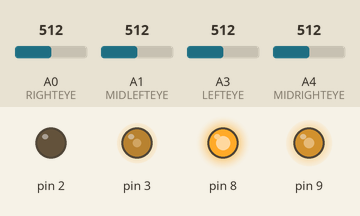
Simulated run of this sketch. Board: Arduino Uno, built with avr-gcc and run on an emulated ATmega328P. Shown: output pins drawn as LEDs (lit = HIGH). Inputs (shaded band) come from the test bench; at power-on: A1 (MIDLEFTEYE) = 512, A0 (RIGHTEYE) = 512, A3 (LEFTEYE) = 512, A4 (MIDRIGHTEYE) = 512.

Above: at 1.2 s.
1.3 s: A1 (MIDLEFTEYE) set to 174
2.8 s: A1 (MIDLEFTEYE) set to 153
At 3.5 s:
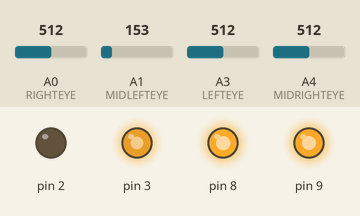
4.3 s: A0 (RIGHTEYE) set to 304
5.8 s: A0 (RIGHTEYE) set to 286
At 7.0 s:
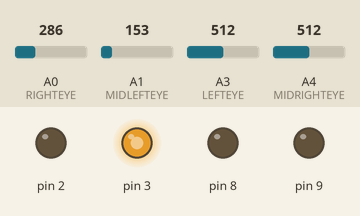
7.3 s: A0 (RIGHTEYE) set to 190
At 8.1 s:
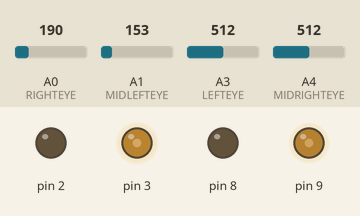
8.8 s: A0 (RIGHTEYE) set to 210
At 9.3 s:
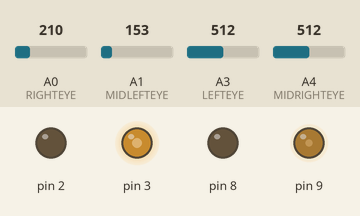
Timing chart, 0 to 11.3 s (numbered marks = the images above; inputs shaded):
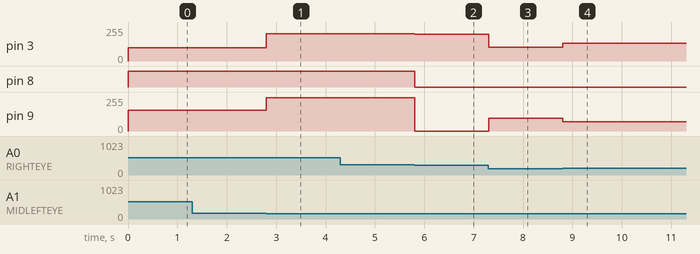

Measured:
- the behaviour switches between 165 and 164 on A1 (MIDLEFTEYE) (found by bisection; images 0 and 1)
- the behaviour switches between 287 and 286 on A0 (RIGHTEYE) (found by bisection; images 1 and 2)
- after the input at 1.3 s, every drawn part: stays the same
- after the input at 2.8 s, pin 3: 100/255 → 206/255 at once; pin 9: 155/255 → 249/255 at once
- after the input at 4.3 s, every drawn part: stays the same
- after the input at 5.8 s, pin 3: 206/255 → 200/255 at once; pin 8: HIGH → LOW at once; pin 9: 249/255 → 0/255 at once
- after the input at 7.3 s, pin 3: 200/255 → 104/255 at once; pin 9: 0/255 → 96/255 at once
- after the input at 8.8 s, pin 3: 104/255 → 132/255 at once; pin 9: 96/255 → 68/255 at once

The sketch:

ptwa_nano_IR_track_smallerCar.ino
```cpp
/**
   慧燈2019PTWA軌道障礙賽基本程式
   使用紅外線測距模組

*/

/*********************************************************************************
   感應器初始化區 sensor measurement
********************************************************************************/
#define RIGHTEYE A0
#define MIDLEFTEYE A1
#define MIDRIGHTEYE A4
#define LEFTEYE A3
const int RIGHT = 0, MID = 1, MIDLEFT = 1, MIDRIGHT = 2, LEFT = 3;
int sensorValue[4] = {0}; //RIGHT = 0, MID = 1, MIDLEFT = 1, MIDRIGHT = 2, LEFT = 3

/********************************************************************************
   速度、距離、PID 區
*******************************************************************************/

/*
//14500小電池測試區vvvvvvvvvvvvvvvvvvvvvvvvvvvvvvvvvvvvvvvvv
bool DEBUG = false;
//tP速度下的車子參數 分區
int tP = 150;//基本速度
const int turn90MS = 90;//轉90度所需時間
const int safeDistance = 2100; //車速=tP時，看到障礙物到完全煞停的所需距離 用safeDistTest()測,1/100 cm
const int turnSD = safeDistance + 500; //障礙物前煞停+轉90度， 用turnSDTest()測,1/100 cm
const int carVec = 6900;//車子以 tP 前進1秒的距離，1/100cm per second
//PID
const int pivot = 1400;//前進時要走在離牆多遠的線上 單位:1/100 cm, mm*10 cos(30)=0.866 cos(60)=0.5
float kP = 0.2 ;//0.2;0.125;//正比於err造成的輪速改變 => 影響誤差反應幅度。通常是小數
float kD = 1.5;//0.1;0.15;//誤差的微分
const int errMax = int(tP / kP * 1.007);//1.1);//int(tP / kP * 1.0099); //err上限，影響 tP 可變範圍，越大則 tP 可變範圍越大，則可做出越尖銳的轉彎
const int errDeadzone = 10; // 1/100 cm, 反應死區
//^^^^^^^^^^^^^^^^^^^^^^^^^^^^^^^^^^^^^^^^^^
 */


//14500小電池測試區vvvvvvvvvvvvvvvvvvvvvvvvvvvvvvvvvvvvvvvvv
bool DEBUG = false;
//tP速度下的車子參數 分區
int tP = 100;//基本速度
const int turn90MS = 170;//轉90度所需時間
const int safeDistance = 1100; //車速=tP時，看到障礙物到完全煞停的所需距離 用safeDistTest()測,1/100 cm
const int turnSD = safeDistance + 500; //障礙物前煞停+轉90度， 用turnSDTest()測,1/100 cm
const int carVec = 6900;//車子以 tP 前進1秒的距離，1/100cm per second
//PID
const int pivot = 1400;//前進時要走在離牆多遠的線上 單位:1/100 cm, mm*10 cos(30)=0.866 cos(60)=0.5
float kP = 0.2;//0.125;//正比於err造成的輪速改變 => 影響誤差反應幅度。通常是小數
float kD = 1.0;//誤差的微分

const int errMax = int(tP / kP * 1.06); //err上限，影響 tP 可變範圍，越大則 tP 可變範圍越大，則可做出越尖銳的轉彎
const int errDeadzone = 10; // 1/100 cm, 反應死區
//^^^^^^^^^^^^^^^^^^^^^^^^^^^^^^^^^^^^^^^^^^


//PD初始化
int err = 0;//誤差
int lastErr = 0;//上迴圈的誤差
int deltaErr = 0;//本次與上次迴圈誤差的差值


/*********************************************************************************
  主程式從這裡開始會執行setup()一次，然後進loop()無限循環
 *********************************************************************************/

/**
   起始設定，讀第12隻腳決定開機後要沿哪一牆，HIGH=LEFT, LOW=RIGHT;
*/
void setup()
{
  Serial.begin(115200);
  pinMode(LEFTEYE, INPUT);
  pinMode(MIDLEFTEYE, INPUT);
  pinMode(RIGHTEYE, INPUT);
  pinMode(MIDRIGHTEYE, INPUT);
  pinMode(2, OUTPUT);
  pinMode(3, OUTPUT);
  pinMode(8, OUTPUT);
  pinMode(9, OUTPUT);
}

/**
   無限迴圈的主程式
*/
void loop()
{

  //motors(255, 255);//Leo on 20190729
  //
  /*每次tP改變或是換車體時，請做以下測試，並將所得數值填入上方 【tP速度下的車子參數 分區】
     測試OKed
    turn90Test(90);
    safeDistTest(1300);
    turnSDTest(safeDistance + 300);
     carVecTest();//690
     readSensors();//這兩行拿一個紙箱測試PID直到能沿邊繞
    moveForward();//這兩行拿一個紙箱測試PID直到能沿邊繞
  */


  readSensors();
  if ( isFrontWalled() && isRightWalled() ) {
    pingandLeftTurn90();
  }

  else if(isFrontWalled()) FTurn90();
  else moveForward();
}


//vvvvvvvvvvvvvvvvvvvvvvvvvvvvvvvvvvvvvvvvvvvvvvvvvvvvvvvvvvvvvvvvvvvvvvvvvvvvvvv
//以下是基本功能區，包含有 1.車子基本動作 2.馬達函數區 3.感測器區 4.車子檢測用函數區
//                       5.PID用函數區

/********************************************************************************
  1.車子基本動作區 movement functions
*******************************************************************************/

/**
   扶著牆往前走，使用前需呼叫 readSensors()
*/
void moveForward() //
{
  //右手法則
  err = pivot -  sensorValue[RIGHT];
  err = crampErr(err);
  deltaErr = err -  lastErr;
  lastErr = err;
  motors(int(tP - err * kP - deltaErr * kD), int(tP + err * kP + deltaErr * kD));
}

/**
   左轉90度，時間用盡 或 前面沒牆了 則停止
*/
void pingandLeftTurn90()
{
  int tt = turn90MS;
  //ABSStop(10);
  readSensors();
  motors(-tP, tP);
  //左轉直到前沒牆
  while (tt > 0 && isFrontWalled() && isRightWalled() ) {
  //while (tt > 0 && isFrontWalled() ) {
    tt -= 1;
    delay(1);
  }
}

/**
   左轉90度，時間用盡 或 前面沒牆了 則停止
*/
void FTurn90()
{
  int tt = turn90MS;
  //brake();
  //ABSStop(10);
  readSensors();
  motors(-tP, tP);
  while (tt > 0 && isFrontWalled() ) {
    tt -= 1;
    delay(1);
  }
}


/*
pingandLeftTurn90 version 2
 */
void LT(){
  int tt = turn90MS;
  ABSStop(10);
  readSensors();
  motors(-tP, tP);
  while (tt > 0 && (sensorValue[MIDLEFT] < sensorValue[RIGHT]) ) {
    tt -= 1;
    readSensors();
    delay(1);
  }
}

/********************************************************************************
   2.馬達函數區 motor functions
*******************************************************************************/

/**
   motorsMs(左馬達出力, 右馬達出力, 持續毫秒數)
   函數執行完畢，馬達狀態會鎖住，除非呼叫其他馬達函數。
*/
void motorsMs(int L, int R, int ms) //驅動馬達(左馬達出力, 右馬達出力,持續ms)
{
  motors(L, R);
  delay(ms);
}

/**
   motors(左馬達出力, 右馬達出力)
   函數執行完畢，馬達狀態會鎖住，除非呼叫其他馬達函數。
*/
void motors(int L, int R) //驅動馬達(左馬達出力, 右馬達出力)
{
  int bias = 0;
  digitalWrite(8, L >= 0 ? 0 : 1);
  analogWrite(9, L >= 0 ? min(L, 255) : min(255 + L, 255));
  digitalWrite(2, R >= 0 ? 0 : 1);
  analogWrite(3, R >= 0 ? min(R - bias, 255) : min(255 + R - bias, 255));
}

/**
   馬達不出力，滑行n毫秒
*/
void coast(int n)//馬達滑行
{
  digitalWrite(2, 0);
  analogWrite(3, 0);
  digitalWrite(8, 0);
  analogWrite(9, 0);
  delay(n);
}

/*
   馬達煞車，會有立即的停頓感
*/
void brake() //馬達煞停
{
  digitalWrite(2, 1);
  analogWrite(3, 255);
  digitalWrite(8, 1);
  analogWrite(9, 255);
}

/*
  ABSStop(煞車持續時間)，輸入10的倍數
  持續點踩煞車一段時間，執行完不一定車子停止。
*/
void ABSStop(unsigned int ms) {
  int tt = 0;
  while (tt < ms) {
    brake();
    delayMicroseconds(9000);
    motors(0, 0);
    delayMicroseconds(1000);
    tt += 10;
  }
}

/*
  煞車後維持停止
*/
void stop()
{
  brake(); while (true);
}

/*******************************************************************************
   3.感測器區 sensor functions
********************************************************************************/

/**
   讀所有感應器，讀完會儲存在sensorValue[RIGHT],sensorValue[MIDRIGHT],
   sensorValue[MIDLEFT],sensorValue[LEFT]四個格子中
*/
void readSensors()
{
  sensorValue[RIGHT] = getDistanceCentCM((analogRead(RIGHTEYE) + analogRead(RIGHTEYE)) / 2);
  sensorValue[MIDRIGHT] = getDistanceCentCM((analogRead(MIDRIGHTEYE) + analogRead(MIDRIGHTEYE)) / 2);
  sensorValue[MIDLEFT] = getDistanceCentCM((analogRead(MIDLEFTEYE) + analogRead(MIDLEFTEYE)) / 2);
  sensorValue[LEFT] = getDistanceCentCM((analogRead(LEFTEYE) + analogRead(LEFTEYE)) / 2);
  if (DEBUG) {
    //Serial.print(sensorValue[LEFT]); Serial.print(",");
    Serial.print(sensorValue[MIDLEFT]); Serial.print(",");
    //Serial.print(sensorValue[MIDRIGHT]); Serial.print(",");
    Serial.println(sensorValue[RIGHT]);
  }

}

/**
   讀一次右眼，判斷右邊有牆嗎?判斷條件:sensorValue[RIGHT] < pivot * 常數(可修改)
   輸出: 有牆=true, 沒牆=false
*/
bool isRightWalled()  //
{
  sensorValue[RIGHT] = getDistanceCentCM(analogRead(RIGHTEYE));
  if (sensorValue[RIGHT] < pivot * 1.1) return true;
  else return false;
}

/**
   讀一次前眼，判斷前面有牆嗎?判斷條件:sensorValue[MIDLEFT] <= turnSD
   輸出: 有牆=true, 沒牆=false
*/
bool isFrontWalled()  //
{
  sensorValue[MIDLEFT] = getDistanceCentCM(analogRead(MIDLEFTEYE));
  if (sensorValue[MIDLEFT] <= turnSD) return true;
  else return false;
}

/**
   紅外線伏特換算成距離，單位為1/100公分
   reference: https://github.com/jeroendoggen/Arduino-distance-sensor-library
*/
int getDistanceCentCM(int v)
{
  int adcValue = v;
  if (adcValue > 600)                             // lower boundary: 4 cm (3 cm means under the boundary)
  {
    return (3 * 100);
  }

  if (adcValue < 80 )                             //upper boundary: 36 cm (returning 37 means over the boundary)
  {
    return (37 * 100);
  }

  else
  {
    //return (1 / (0.000413153 * adcValue - 0.0055266887))*100;
    return (1 / (0.000413153 * adcValue - 0.0055266887)) * 100;
  }
}

/*****************************************************************
   4.車子檢測用函數區
 *****************************************************************/

/**
   測試PWM功能是否正常
*/
void pwmTest()
{
  for (int i = 0; i <= 200; i += 10) {
    motorsMs(i, i, 1000);
    brake();
  }
}

/**
   車子在dd距離時開始煞車，用來取得safeDistance
*/
void safeDistTest(int dd)
{
  motors(tP, tP);
  while (true) {
    readSensors();
    if (sensorValue[MID] <= dd ) stop();
    else break;
  }

}

/*
  車子在ss距離時開始煞停+轉90度，用來取得turnSD
*/
void turnSDTest(int ss)
{
  readSensors();
  if (sensorValue[MID] <= ss)
  {
    motorsMs(-tP, tP, turn90MS); //左轉90
    stop();
  }
  else {
    motors(tP, tP);
  }
}

/*
  車子持續迴轉 ms 後停止，用以取得迴轉90度時間
*/
void turn90Test(int ms)
{
  motorsMs(-tP, tP, ms);
  stop();
}

/*
  測車子每秒能走多遠
*/
void carVecTest()
{
  motorsMs(tP, tP, 1000);
  stop();
}


/*****************************************************************
   5.PID用函數區
 *****************************************************************/
int crampErr(int err) //限制err的上下限   reference 龍華科技大學第五代迷宮電腦鼠論文
{
  if (err > errDeadzone) {
    err -= errDeadzone;
    err = min(errMax, err);
  }
  else if (err < -errDeadzone) {
    err += errDeadzone;
    err = max(-errMax, err);
  }
  else err = 0;
  return err;
}
```
